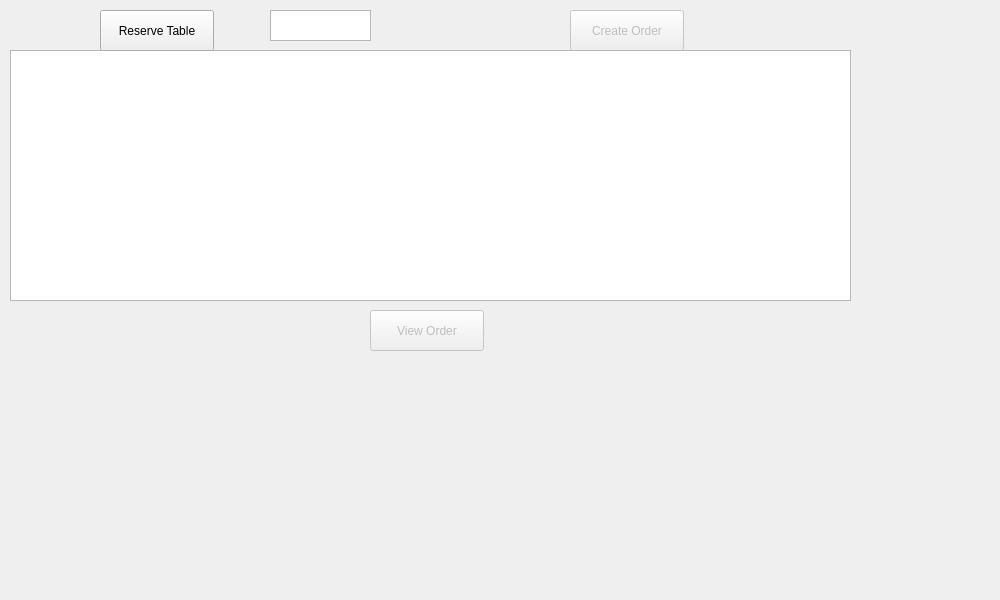
<?xml version="1.0" encoding="UTF-8"?>
<ui version="4.0">
 <class>manageOrder</class>
 <widget class="QWidget" name="manageOrder">
  <property name="windowModality">
   <enum>Qt::WindowModal</enum>
  </property>
  <property name="geometry">
   <rect>
    <x>0</x>
    <y>0</y>
    <width>1000</width>
    <height>600</height>
   </rect>
  </property>
  <property name="windowTitle">
   <string>Manage Order</string>
  </property>
  <widget class="QPushButton" name="createOrderButton">
   <property name="enabled">
    <bool>false</bool>
   </property>
   <property name="geometry">
    <rect>
     <x>570</x>
     <y>10</y>
     <width>114</width>
     <height>41</height>
    </rect>
   </property>
   <property name="text">
    <string>Create Order</string>
   </property>
  </widget>
  <widget class="QTableWidget" name="menuOrdetTable">
   <property name="geometry">
    <rect>
     <x>10</x>
     <y>50</y>
     <width>841</width>
     <height>251</height>
    </rect>
   </property>
  </widget>
  <widget class="QPushButton" name="viewOrderButton">
   <property name="enabled">
    <bool>false</bool>
   </property>
   <property name="geometry">
    <rect>
     <x>370</x>
     <y>310</y>
     <width>114</width>
     <height>41</height>
    </rect>
   </property>
   <property name="text">
    <string>View Order</string>
   </property>
  </widget>
  <widget class="QPushButton" name="reserveTableButton">
   <property name="geometry">
    <rect>
     <x>100</x>
     <y>10</y>
     <width>114</width>
     <height>41</height>
    </rect>
   </property>
   <property name="text">
    <string>Reserve Table</string>
   </property>
  </widget>
  <widget class="QTextEdit" name="tableId">
   <property name="geometry">
    <rect>
     <x>270</x>
     <y>10</y>
     <width>101</width>
     <height>31</height>
    </rect>
   </property>
  </widget>
 </widget>
 <resources/>
 <connections/>
</ui>
